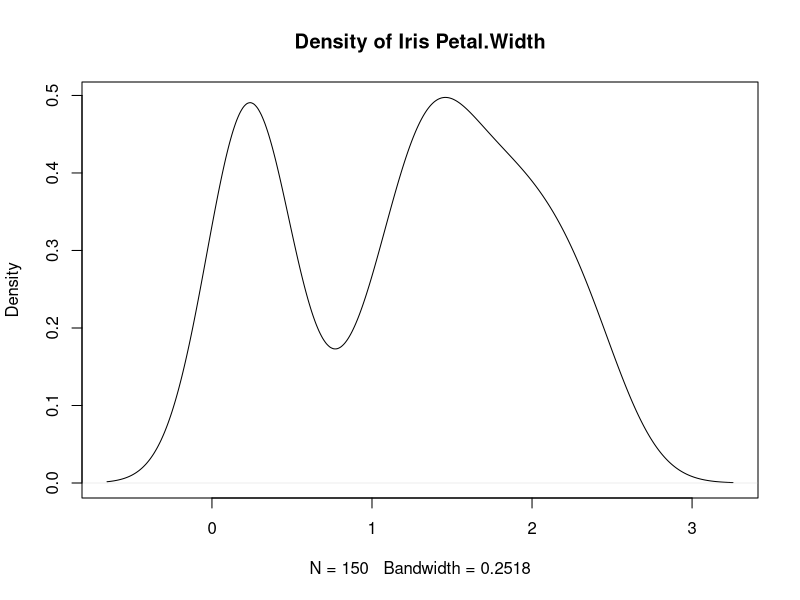

Generate this figure with R:
## ---- chunk 1
# Add the iris dataset
y <- density(iris$Petal.Width)
## ---- chunk 2
# Class of y object
class(y)

## ---- chunk 3
# Type of y object 
typeof(y)
## ---- chunk 4
# Structure of y object 
structure(y)

## ---- chunk 5
#| echo: false
plot(y, main = "Density of Iris Petal.Width")
